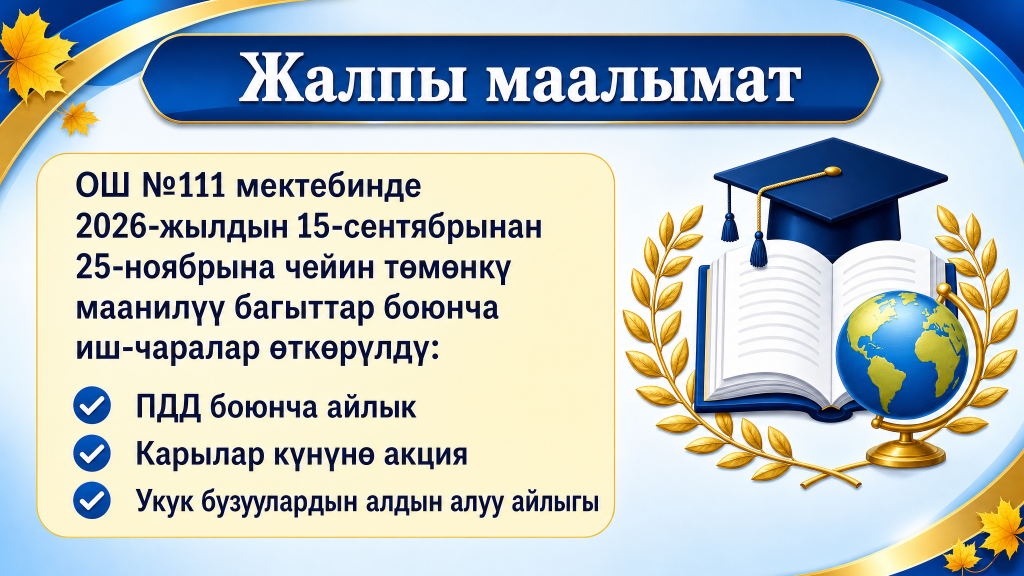
#> input picture slides/slide_2.png, 2048 x 1152 px, found by its file name (shown at 1/2 size)
$ python photo_pages.py
#> lines starting #> are read from the running program, lines starting #| are printed output that depends on the picture
from PIL import Image, ImageDraw, ImageFont, ImageFilter
W,H=2048,1152
F=ImageFont.truetype('/usr/share/fonts/truetype/dejavu/DejaVuSerif-Bold.ttf',64)
def page(photos, out, t="Иш-чаралардан сүрөттөр"):
#> called with out = 'photos_page_1.png', t = 'Иш-чаралардан сүрөттөр'
    bg=Image.open('slide_2.png').convert('RGB').resize((W,H)).filter(ImageFilter.GaussianBlur(28))
    bg=Image.blend(bg,Image.new('RGB',(W,H),(235,242,252)),0.55)
    d=ImageDraw.Draw(bg)
    tw=d.textlength(t,font=F); bw=tw+160
#> after `tw = d.textlength(t, font=F)`: tw = 945.3
#> after `bw = tw + 160`: bw = 1105.3
    d.rounded_rectangle(((W-bw)/2,50,(W+bw)/2,170),60,fill=(16,38,104),outline=(214,175,80),width=5)
    d.text((W/2,110),t,font=F,fill='white',anchor='mm')
    top,bottom,gap=220,H-60,50
    ims=[Image.open(p).convert('RGB') for p in photos]
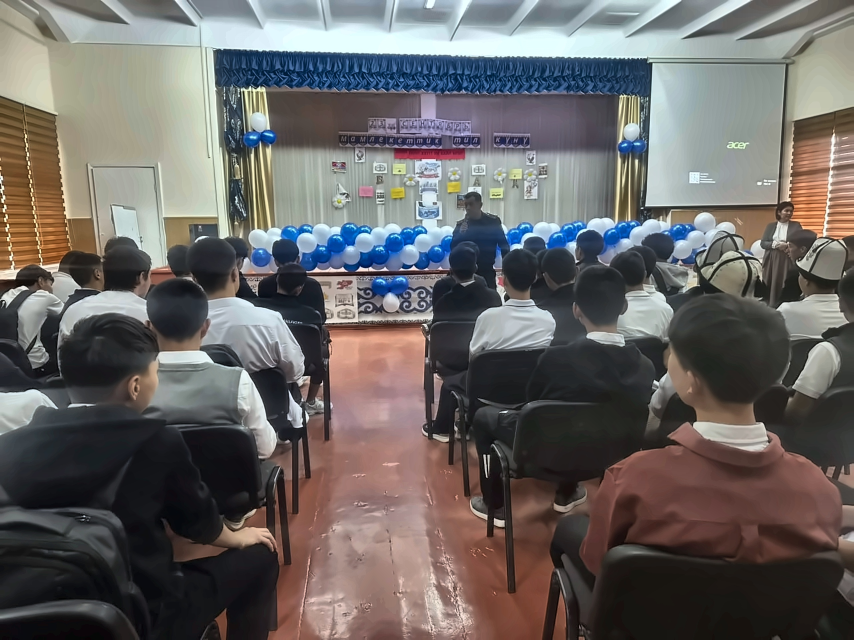
#> input picture photos/photo_1_HD.jpg, 2560 x 1920 px, found by its file name (shown at 1/3 size)
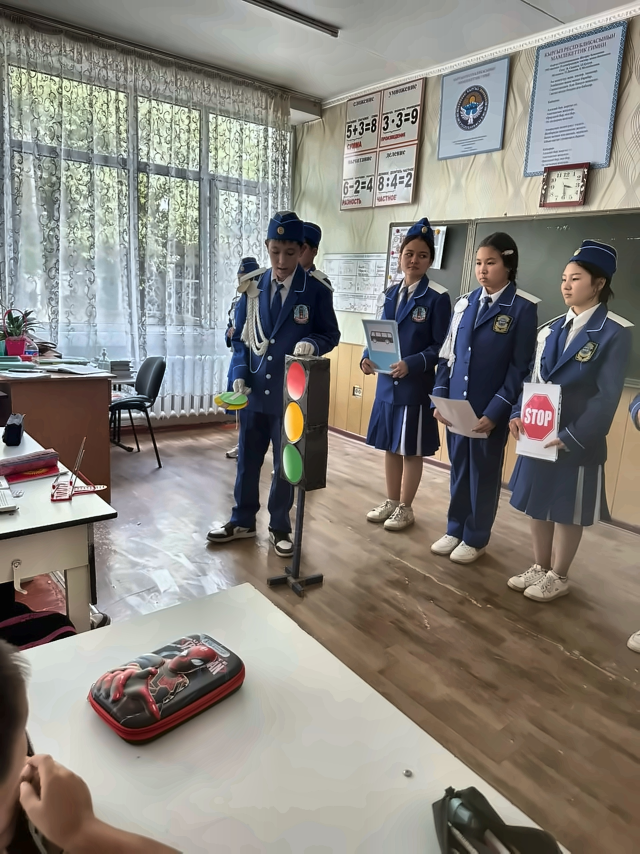
#> input picture photos/photo_4_HD.jpg, 1920 x 2560 px, found by its file name (shown at 1/3 size)
#> ims = 2 items
    ah=bottom-top
    ws=[im.width*ah/im.height for im in ims]
#> ws = [1162.7, 654]
    scale=min(1,(W-120-gap*(len(ims)-1))/sum(ws)); h=int(ah*scale)
#> after `scale = min(1, (W - 120 - gap * (len(ims) - 1)) / sum(ws))`: scale = 1
#> after `h = int(ah * scale)`: h = 872
    x=(W-(sum(ws)*scale+gap*(len(ims)-1)))/2; y=top+(ah-h)//2
#> after `x = (W - (sum(ws) * scale + gap * (len(ims) - 1))) / 2`: x = 90.67
#> after `y = top + (ah - h) // 2`: y = 220
    for im,w in zip(ims,ws):
        w=int(w*scale); im=im.resize((w,h),Image.LANCZOS)
        sh=Image.new('RGBA',(w+60,h+60),(0,0,0,0)); ImageDraw.Draw(sh).rectangle((30,30,w+30,h+30),fill=(0,0,40,90))
        sh=sh.filter(ImageFilter.GaussianBlur(14)); bg.paste(sh,(int(x)-22,y-18),sh)
        d.rectangle((int(x)-8,y-8,int(x)+w+8,y+h+8),fill='white')
        bg.paste(im,(int(x),y)); x+=w+gap
#> this loop made 2 passes
#> (w, x) on passes 1 to 2: (1162, 1302.7), (654, 2006.7)
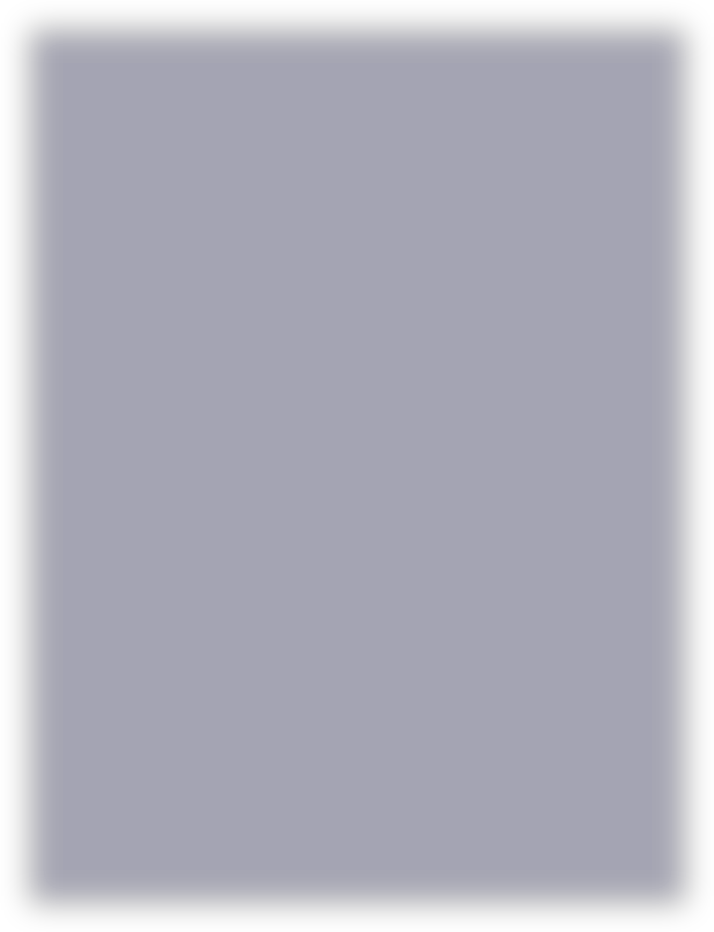
#> sh: PIL image 714x932 RGBA; mean R, G, B, A 0, 0, 34.4, 77.3; transparent parts drawn white
#> after the loop, x = 2006.7
    bg.save(out)
page(['../photos/photo_1_HD.jpg','../photos/photo_4_HD.jpg'],'photos_page_1.png')
page(['../photos/photo_2_HD.jpg','../photos/photo_3_HD.jpg'],'photos_page_2.png')
#> call 2 of page, with out = 'photos_page_2.png', t = 'Иш-чаралардан сүрөттөр'
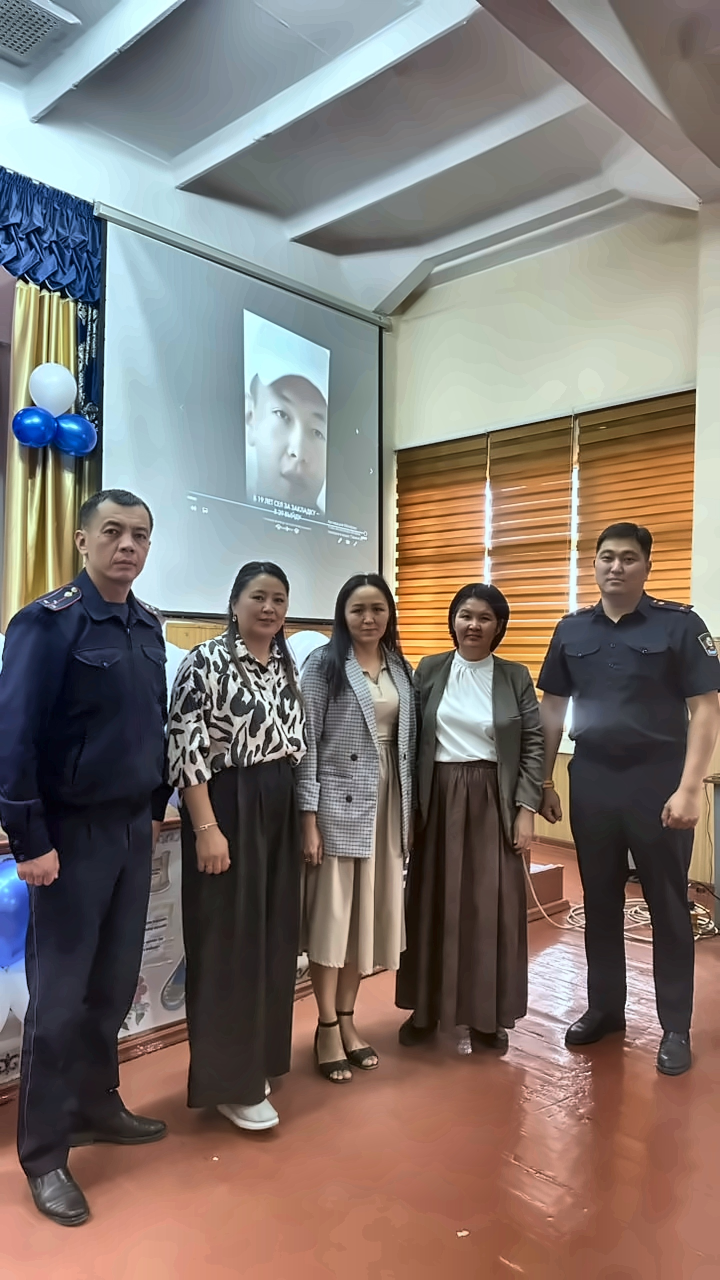
#> input picture photos/photo_2_HD.jpg, 1440 x 2560 px, found by its file name (shown at 1/2 size)
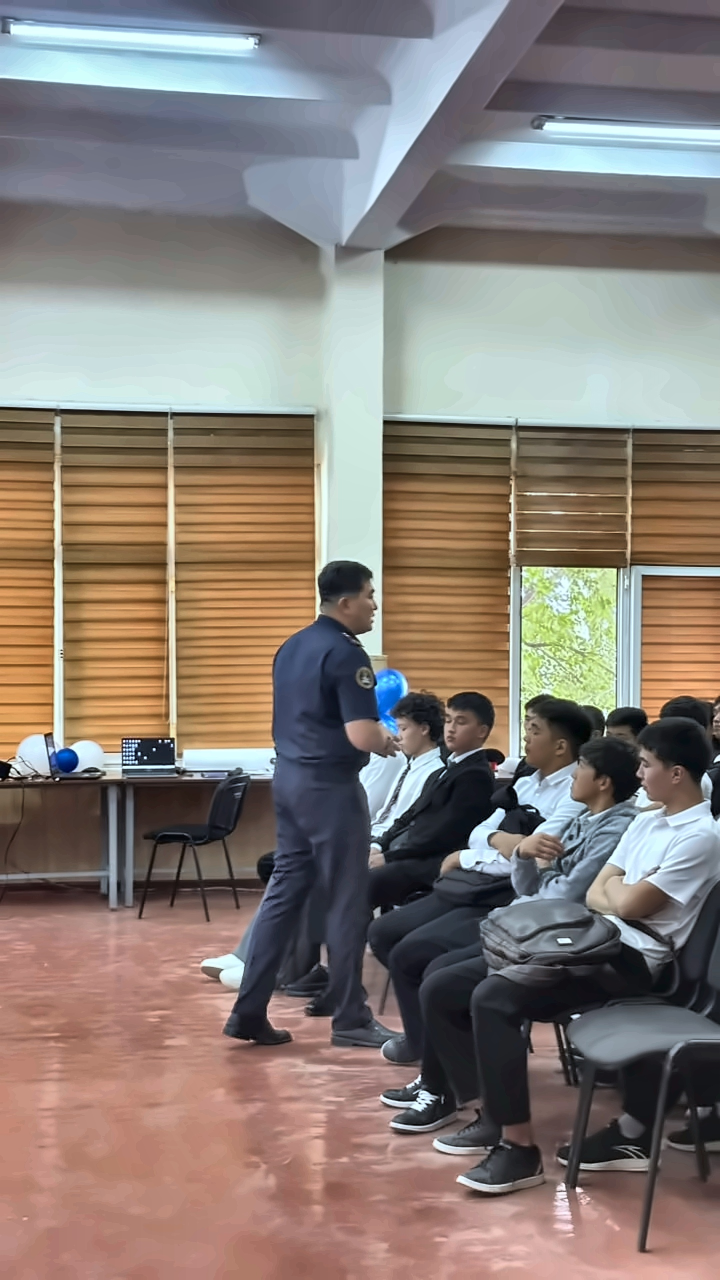
#> input picture photos/photo_3_HD.jpg, 1440 x 2560 px, found by its file name (shown at 1/2 size)
#> in page (call 2), `ws=[im.width*ah/im.height for im in ims]`: ws = [490.5, 490.5]
#> in page (call 2), `x = (W - (sum(ws) * scale + gap * (len(ims) - 1))) / 2`: x = 508.5
#> the loop in page (call 2), `for im,w in zip(ims,ws):` made 2 passes
#> (w, x) on passes 1 to 2: (490, 1048.5), (490, 1588.5)
#> pass 1, in page (call 2), `sh = sh.filter(ImageFilter.GaussianBlur(14))`:
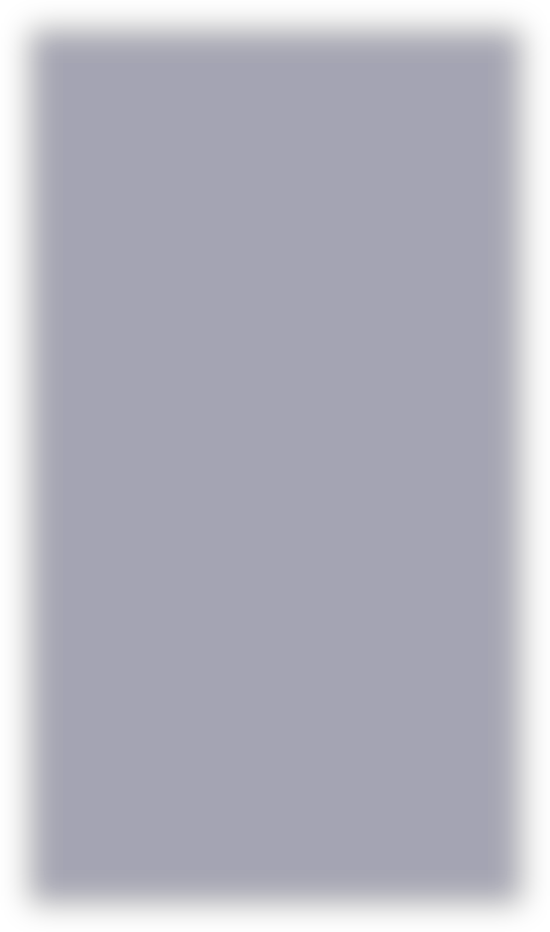
#> sh: PIL image 550x932 RGBA; mean R, G, B, A 0, 0, 33.4, 75.2; transparent parts drawn white
#> after the loop in page (call 2), `for im,w in zip(ims,ws):`:
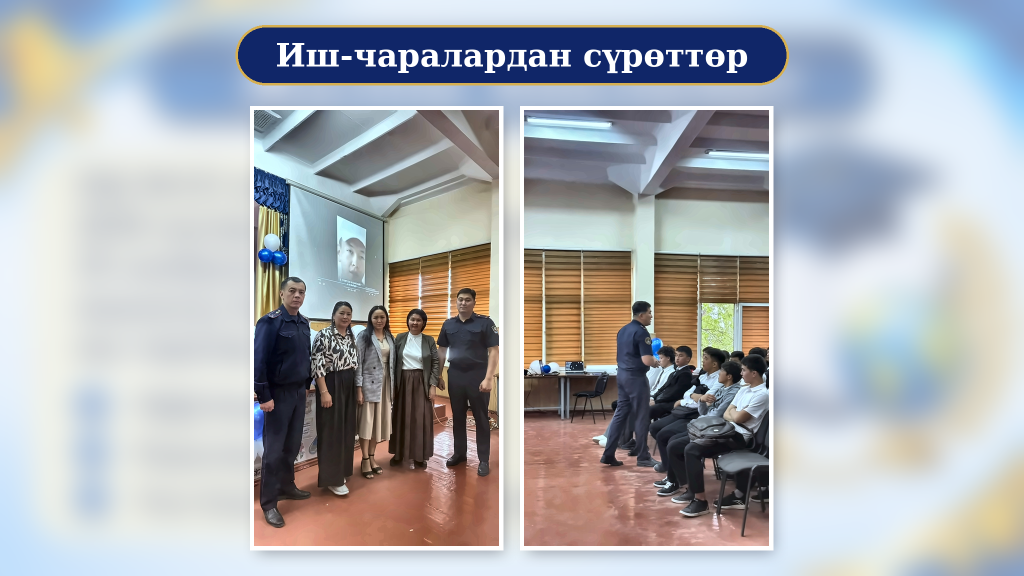
#> bg: PIL image 2048x1152 RGB (shown at 1/2 size); mean R, G, B 172.3, 175.1, 179
#> after the loop in page (call 2), `for im,w in zip(ims,ws):`: x = 1588.5
L='../photos/lineika/lineika_'
T="1-сентябрь – Билим күнү: салтанаттуу линейка"
page([L+'3.jpg',L+'1.jpg',L+'5.jpg'],'lineika_page_1.png',T)
#> (the run stopped early here; a loop or call above may not have finished)
